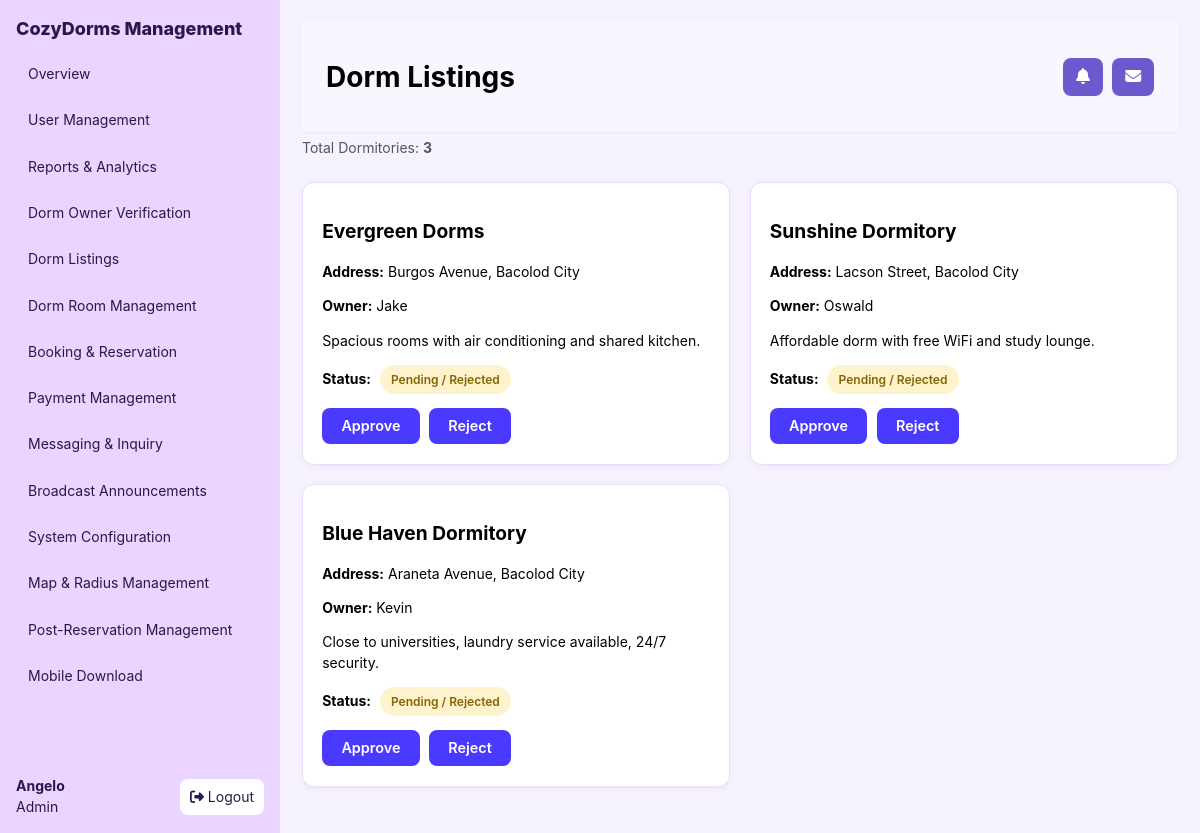
Page /modules/dorm_listings.php (signed in) on the committed database.
### tables this page shows
CREATE TABLE `dormitories` (
  `dorm_id` int(11) NOT NULL,
  `owner_id` int(11) NOT NULL,
  `name` varchar(150) NOT NULL,
  `address` varchar(255) NOT NULL,
  `description` text DEFAULT NULL,
  `verified` tinyint(1) DEFAULT 0,
  `created_at` timestamp NOT NULL DEFAULT current_timestamp(),
  `latitude` decimal(10,8) DEFAULT NULL,
  `longitude` decimal(11,8) DEFAULT NULL,
  `status` enum('pending','verified','error') NOT NULL DEFAULT 'pending',
  `updated_at` timestamp NOT NULL DEFAULT current_timestamp() ON UPDATE current_timestamp()
);

CREATE TABLE `users` (
  `user_id` int(11) NOT NULL,
  `name` varchar(100) NOT NULL,
  `email` varchar(150) NOT NULL,
  `password` varchar(255) NOT NULL,
  `role` enum('admin','owner','student') NOT NULL DEFAULT 'student',
  `created_at` timestamp NOT NULL DEFAULT current_timestamp(),
  `verified` tinyint(1) NOT NULL DEFAULT 0 COMMENT '0 = Pending, 1 = Verified, -1 = Rejected'
);

### auth.php (called while the page is built, shortened)
<?php
function current_user() {
    return $_SESSION['user'] ?? null;
}

### modules/dorm_listings.php (the view, shortened to what this page needs)
<?php
require_once __DIR__ . '/../auth.php';
$page_title = "Dorm Listings";
include __DIR__ . '/../partials/header.php';
$sql = "
    SELECT d.dorm_id, d.name AS dorm_name, d.address, d.description, d.verified,
           u.name AS owner_name
    FROM dormitories d
    JOIN users u ON d.owner_id = u.user_id
    ORDER BY d.created_at DESC
";
$stmt = $pdo->query($sql);
$dorms = $stmt->fetchAll(PDO::FETCH_ASSOC);
$total_dorms = count($dorms);
?>
<div class="page-header">
  <p>Total Dormitories: <strong><?= $total_dorms ?></strong></p>
</div>
<div class="grid-2">
<?php foreach ($dorms as $dorm): ?>
  <div class="card">
    <h2><?= htmlspecialchars($dorm['dorm_name']) ?></h2>
    <p><strong>Address:</strong> <?= htmlspecialchars($dorm['address']) ?></p>
    <p><strong>Owner:</strong> <?= htmlspecialchars($dorm['owner_name']) ?></p>
    <p><?= nl2br(htmlspecialchars($dorm['description'])) ?></p>
    <p>
      <strong>Status:</strong>
      <?php if ($dorm['verified']): ?>
        <span class="badge success">Approved</span>
      <?php else: ?>
        <span class="badge warning">Pending / Rejected</span>
      <?php endif; ?>
    </p>
    <div class="actions">
      <a href="?action=approve&id=<?= $dorm['dorm_id'] ?>" class="btn success">Approve</a>
      <a href="?action=reject&id=<?= $dorm['dorm_id'] ?>" class="btn danger">Reject</a>
    </div>
  </div>
<?php endforeach; ?>
</div>
<?php include __DIR__ . '/../partials/footer.php'; ?>

### partials/header.php (shortened to what this page needs)
<?php
require_once __DIR__ . '/../auth.php';
$user = current_user();
?>
<!doctype html>
<html lang="en">
<head>
  <link rel="stylesheet" href="/CAPSTONE/assets/style.css">
  <link rel="stylesheet" href="/CAPSTONE/assets/modules.css">
  <link rel="stylesheet" href="https://cdnjs.cloudflare.com/ajax/libs/font-awesome/6.5.0/css/all.min.css">
</head>
<body>
  <aside class="sidebar">
    <div class="brand">CozyDorms Management</div>
    <nav>
      <?php if ($user['role'] === 'admin'): ?>
        <a href="/CAPSTONE/dashboard.php">Overview</a>
        <a href="/CAPSTONE/modules/user_management.php">User Management</a>
        <a href="/CAPSTONE/modules/reports.php">Reports & Analytics</a>
        <a href="/CAPSTONE/modules/owner_verification.php">Dorm Owner Verification</a>
        <a href="/CAPSTONE/modules/dorm_listings.php">Dorm Listings</a>
        <a href="/CAPSTONE/modules/room_management.php">Dorm Room Management</a>
        <a href="/CAPSTONE/modules/booking_oversight.php">Booking & Reservation</a>
        <a href="/CAPSTONE/modules/payments.php">Payment Management</a>
        <a href="/CAPSTONE/modules/messaging.php">Messaging & Inquiry</a>
        <a href="/CAPSTONE/modules/announcements.php">Broadcast Announcements</a>
        <a href="/CAPSTONE/modules/system_config.php">System Configuration</a>
        <a href="/CAPSTONE/modules/map_radius.php">Map & Radius Management</a>
        <a href="/CAPSTONE/modules/post_reservation.php">Post-Reservation Management</a>
        <a href="/CAPSTONE/modules/download.php">Mobile Download</a>
      <?php endif; ?>
    </nav>
    <div class="sidebar-foot">
      <div class="user">
        <div class="name"><?=htmlspecialchars($user['name'])?></div>
        <div class="role"><?=htmlspecialchars(ucfirst($user['role']))?></div>
      </div>
      <a class="logout" href="/CAPSTONE/logout.php"><i class="fa fa-sign-out-alt"></i> Logout</a>
    </div>
  </aside>
  <main class="main">
    <header class="topbar">
      <div class="page-title">
        <?php if (isset($page_title)): ?>
          <h1><?=htmlspecialchars($page_title)?></h1>
        <?php endif; ?>
      </div>
      <div class="header-actions">
        <button class="btn-icon"><i class="fa fa-bell"></i></button>
        <button class="btn-icon"><i class="fa fa-envelope"></i></button>
      </div>
    </header>

### partials/footer.php (shortened to what this page needs)
  </main>
</body>
</html>

### assets/style.css (style rules this page uses)
:root { --bg:#f6f3ff; --panel:#fff; --ink:#1f1147; --muted:#7a68b8; --primary:#8b5cf6; --primary-2:#a78bfa; --border:#eadcff; }
* { box-sizing:border-box }
body { margin:0;font:14px/1.45 Inter,system-ui,Segoe UI,Arial }
a { color:inherit;text-decoration:none }
.sidebar { position:fixed;inset:0 auto 0 0;width:280px;background:#e9d5ff;color:#2a174d;padding:16px;display:flex;flex-direction:column }
.sidebar .brand { font-weight:800;font-size:18px;margin-bottom:12px }
.sidebar nav { display:grid;gap:6px;overflow:auto;padding-right:6px }
.sidebar nav a { padding:10px 12px;border-radius:10px;color:#2a174d }
.sidebar-foot { margin-top:auto;display:flex;justify-content:space-between;align-items:center }
.sidebar-foot .user .name { font-weight:700 }
.sidebar-foot .logout { padding:8px 10px;background:#fff;border-radius:8px }
.main { margin-left:280px;background:var(--bg);min-height:100vh;padding:22px }
.card { background:var(--panel);border:1px solid var(--border);border-radius:16px;padding:18px }
.card { background: #fff; padding: 1rem; border-radius: 10px; box-shadow: 0 2px 6px rgba(0,0,0,0.05); }

### assets/modules.css (style rules this page uses)
.page-header { display: flex; justify-content: space-between; align-items: center; margin-bottom: 1.5rem; }
.page-header p { color: #555; margin: 0.3rem 0 0; }
.grid-4, .grid-2 { display: grid; gap: 1.2rem; margin-bottom: 1.5rem; }
.grid-2 { grid-template-columns: repeat(2, 1fr); }
.card { background: #fff; border-radius: 12px; padding: 1.2rem; box-shadow: 0 2px 8px rgba(0,0,0,0.05); }
.card h2 { font-size: 1.2rem; margin-bottom: 1rem; }
.badge { display: inline-block; padding: 0.3rem 0.6rem; border-radius: 12px; font-size: 0.8rem; font-weight: 600; margin-left: 0.3rem; }
.badge.warning { background: #fff3cd; color: #856404; }
.btn { background: #4A3AFF; color: #fff; padding: 0.5rem 1rem; border: none; border-radius: 8px; font-size: 0.9rem; cursor: pointer; transition: background 0.2s; }
.actions { display: flex; gap: 0.6rem; }
button, .btn { background: #4A3AFF; color: #fff; padding: 0.5rem 1.2rem; border: none; border-radius: 8px; font-size: 0.9rem; cursor: pointer; font-weight: 600; transition: background 0.2s ease; }
.badge { padding: 0.35rem 0.7rem; border-radius: 999px; font-size: 0.75rem; font-weight: 600; }
.topbar { display: flex; justify-content: space-between; align-items: center; padding: 1rem 1.5rem; background: #f8f7ff; border-bottom: 1px solid #eee; }
.header-actions { display: flex; gap: 0.6rem; }
.btn-icon { background: #6a5acd; border: none; color: #fff; padding: 0.6rem 0.8rem; border-radius: 8px; cursor: pointer; font-size: 1rem; }

### rows in the picture
dormitories: name "Evergreen Dorms", address "Burgos Avenue, Bacolod City", owner.name "Jake", description "Spacious rooms with air conditioning and shared kitchen.", verified "Pending / Rejected"
dormitories: name "Sunshine Dormitory", address "Lacson Street, Bacolod City", owner.name "Oswald", description "Affordable dorm with free WiFi and study lounge.", verified "Pending / Rejected"
dormitories: name "Blue Haven Dormitory", address "Araneta Avenue, Bacolod City", owner.name "Kevin", description "Close to universities, laundry service available, 24/7 security.", verified "Pending / Rejected"

### other values in the picture
$user['name'] "Angelo"
$user['role'] "Admin"
$page_title "Dorm Listings"
$total_dorms "3"
